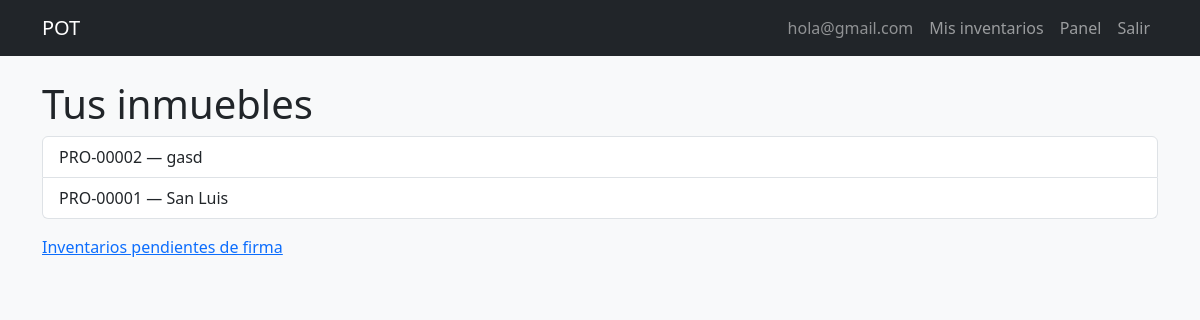
Page /dashboard/tenant/ (signed in) on the earlier database version.
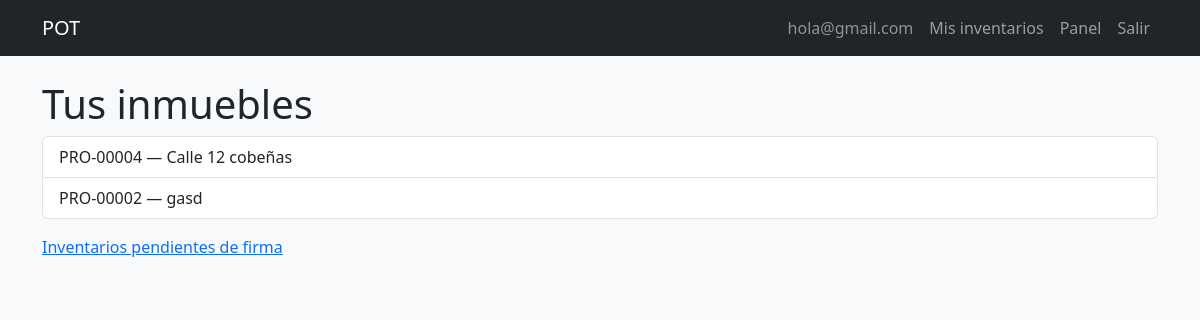
Same page on the later database version.
### pot/models.py (models this page shows, shortened)
class Property(models.Model):
    class Type(models.TextChoices):
        APARTMENT = 'APARTMENT', 'Apartamento'
        HOUSE = 'HOUSE', 'Casa'
        LOCAL = 'LOCAL', 'Local comercial'
        WAREHOUSE = 'WAREHOUSE', 'Bodega'
    class Status(models.TextChoices):
        AVAILABLE = 'AVAILABLE', 'Disponible'
        RENTED = 'RENTED', 'Arrendado'
        MAINTENANCE = 'MAINTENANCE', 'En mantenimiento'
    code = models.CharField(max_length=20, unique=True)
    address = models.CharField(max_length=255, unique=True)
    city = models.CharField(max_length=100, blank=True, default='')
    building_name = models.CharField(max_length=150, blank=True, default='')
    unit_label = models.CharField(max_length=50, blank=True, default='')
    cover_image = models.ImageField(upload_to='properties/covers/%Y/%m/', blank=True, null=True, max_length=255)
    type = models.CharField(max_length=20, choices=Type.choices)
    owner_name = models.CharField(max_length=150)
    status = models.CharField(max_length=20, choices=Status.choices, default=Status.AVAILABLE)
    price = models.DecimalField(max_digits=12, decimal_places=2, default=0)
    rooms = models.IntegerField(null=True, blank=True)
    bathrooms = models.IntegerField(null=True, blank=True)
    living_rooms = models.IntegerField(null=True, blank=True)
    kitchens = models.IntegerField(null=True, blank=True)
    garages = models.IntegerField(null=True, blank=True)
    is_commercial = models.BooleanField(default=False)
    in_complex = models.BooleanField(default=False)
    admin_included = models.BooleanField(default=False)
    admin_value = models.DecimalField(max_digits=12, decimal_places=2, null=True, blank=True)
    google_maps_link = models.CharField(max_length=1000, null=True, blank=True)
    description = models.TextField(blank=True, null=True)
    observations = models.TextField(blank=True, null=True)
    created_at = models.DateTimeField(auto_now_add=True)
    updated_at = models.DateTimeField(auto_now=True)
    created_by = models.ForeignKey(
        CustomUser,
        on_delete=models.SET_NULL,
        null=True,
        blank=True,
        related_name='properties_created',
    )
    class Meta:
        ordering = ['-created_at']
        verbose_name_plural = 'properties'

### pot/views.py (the view)
# urls.py: path('dashboard/tenant/', views.DashboardTenantView.as_view(), name='dashboard_tenant'),
class DashboardTenantView(LoginRequiredMixin, UserPassesTestMixin, View):
    def test_func(self):
        return self.request.user.role == CustomUser.Role.TENANT
    def get(self, request):
        props = Property.objects.filter(
            tenant_associations__user=request.user,
            tenant_associations__dissociated_at__isnull=True,
        ).distinct()
        return render(request, 'dashboard_tenant.html', {'properties': props})

### pot/models.py (called while the page is built)
    def is_staff_operative(self):
        return self.role in (self.Role.ADMIN, self.Role.ASSISTANT)

### templates/dashboard_tenant.html (shortened to what this page needs)
{% extends 'base.html' %}
{% block content %}
<h1>Tus inmuebles</h1>
{% if not properties %}
<p>Sin inmuebles asociados.</p>
{% else %}
<ul class="list-group">
    {% for p in properties %}
    <li class="list-group-item">{{ p.code }} — {{ p.address }}</li>
    {% endfor %}
</ul>
{% endif %}
<p class="mt-3"><a href="{% url 'pot:my_inventories' %}">Inventarios pendientes de firma</a></p>
{% endblock %}

Differences in the rows shown:
no longer on this page (row unchanged): Property: code "PRO-00001", address "San Luis"
added Property: code "PRO-00004", address "Calle 12 cobeñas"
